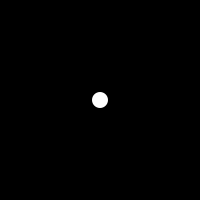
Frame 1 (no input)
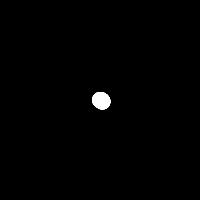
Frame 60 (the mouse pressed at the canvas centre just before this capture)
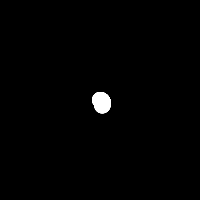
Frame 120 (the mouse held since frame 60 and released just before this capture)

The Processing sketch that drew these frames (run headless with seeded random() and noise(); from frame 60 on, the mouse is pressed at the canvas centre):

// Processing sketch: spiral
// ── spiral.pde
// polar coord
float r = 0;
float theta = 0;

void setup(){
  size(200, 200);
  background(0);
}

void draw(){
  float x = r*cos(theta);
  float y = r*sin(theta);
  
  noStroke();
  fill(255);
  ellipse(x+width/2, y+height/2, 16, 16);
  // increment
  theta+=0.01;
  r+=0.05;
}
